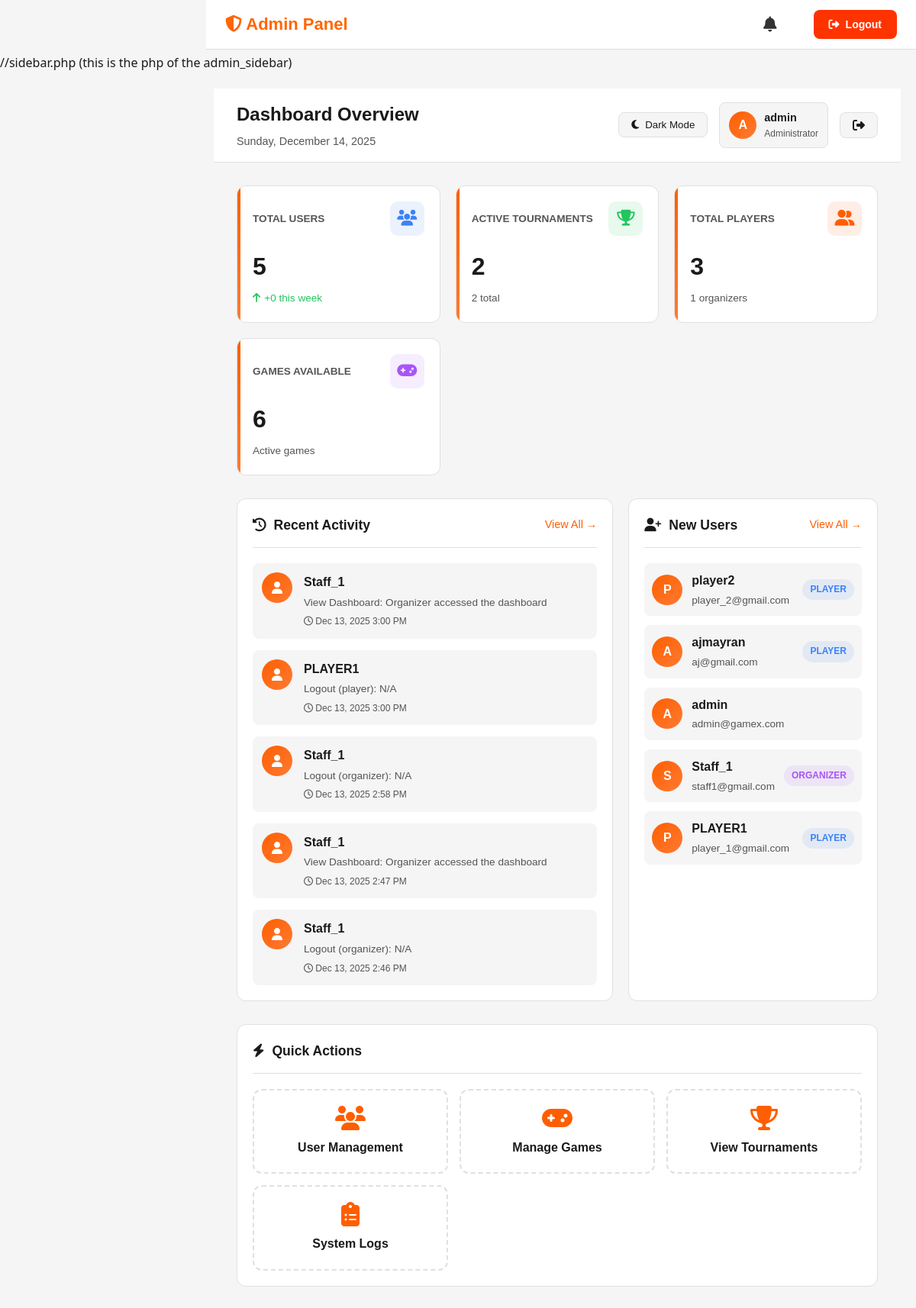
/TOURNAMENT/admin/admin_dashboard.php (signed in), run on an earlier commit of the app's database.
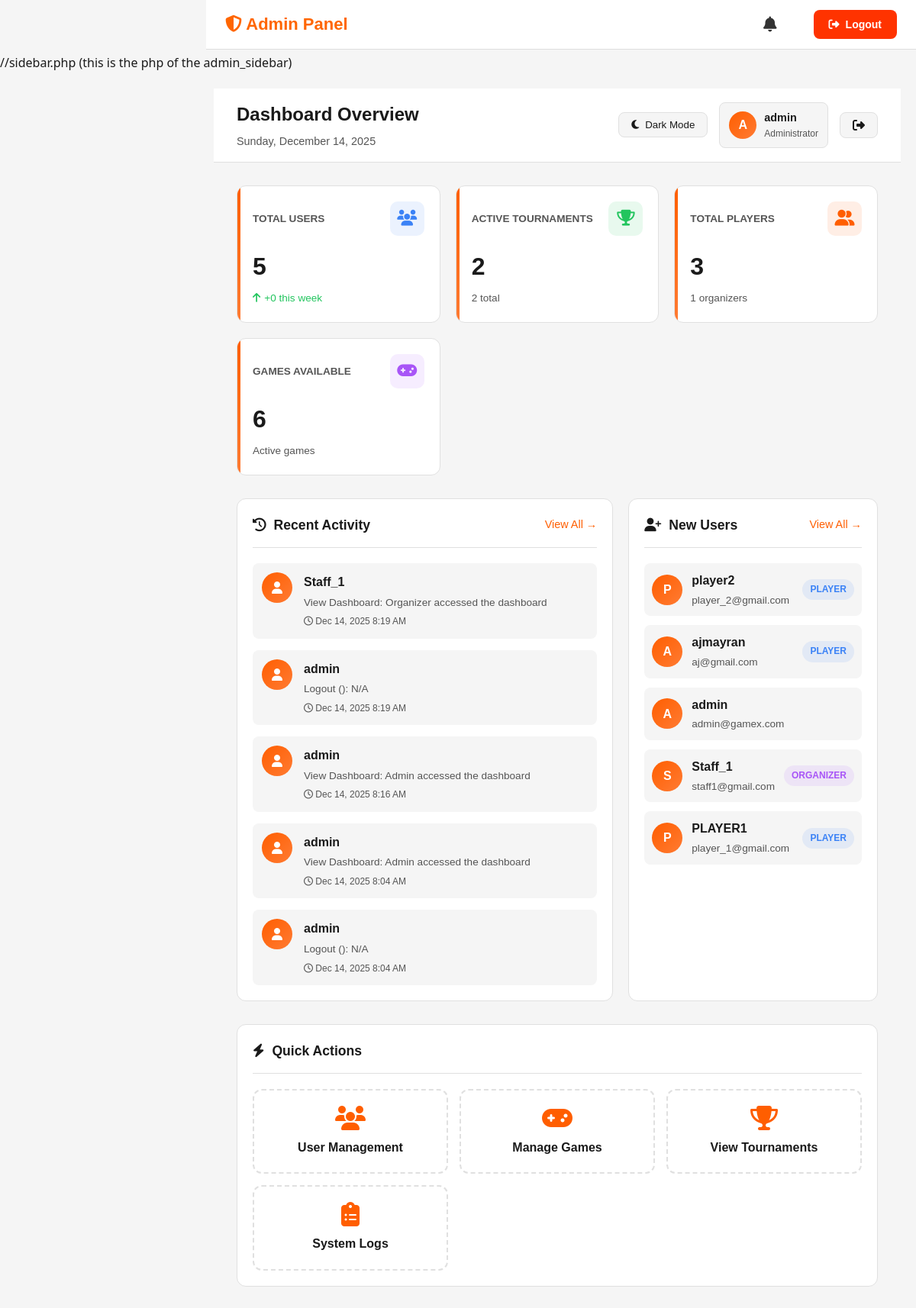
And on a later commit of the database.
### tables this page shows
CREATE TABLE `audit_logs` (
  `id` int(11) NOT NULL,
  `account_id` int(11) DEFAULT NULL,
  `action` varchar(255) DEFAULT NULL,
  `details` text DEFAULT NULL,
  `created_at` timestamp NOT NULL DEFAULT current_timestamp()
);

CREATE TABLE `accounts` (
  `account_id` int(11) NOT NULL,
  `username` varchar(50) NOT NULL,
  `email` varchar(100) NOT NULL,
  `password` varchar(255) NOT NULL,
  `role` enum('organizer','player') DEFAULT NULL,
  `fullname` varchar(100) DEFAULT NULL,
  `team` varchar(100) DEFAULT NULL,
  `age` int(11) DEFAULT NULL,
  `is_admin` tinyint(1) NOT NULL DEFAULT 0,
  `account_status` enum('active','suspended','pending') DEFAULT 'active',
  `created_at` timestamp NOT NULL DEFAULT current_timestamp(),
  `notify_updates` tinyint(1) NOT NULL DEFAULT 1,
  `notify_tournaments` tinyint(1) NOT NULL DEFAULT 1
);

### TOURNAMENT/admin/admin_dashboard.php (the view, shortened to what the changed rows need)
<?php
require_once "../backend/helpers/log_activity.php";
try {
  $recent_activity = [];
  try {
      $stmt = $conn->query("SELECT al.*, a.username FROM audit_logs al
                            JOIN accounts a ON al.account_id = a.account_id
                            ORDER BY al.created_at DESC LIMIT 5");
      $recent_activity = $stmt->fetchAll(PDO::FETCH_ASSOC);
  } catch (PDOException $e) {
  }
  $recent_accounts = $conn->query("SELECT username, email, role, created_at FROM accounts ORDER BY created_at DESC LIMIT 5")->fetchAll(PDO::FETCH_ASSOC);
} catch (PDOException $e) {
  die("Database error: " . htmlspecialchars($e->getMessage()));
}
?>
<!DOCTYPE html>
<html lang="en">
<head>
  <link rel="stylesheet" href="../assets/css/common.css">
  <link rel="stylesheet" href="https://cdnjs.cloudflare.com/ajax/libs/font-awesome/6.4.0/css/all.min.css" />
</head>
<body>
  <body>
<?php include "../includes/admin/admin_header.php"; ?>
<?php include "../includes/admin/sidebar.php"; ?>
  <div class="main-content">
    <div class="top-bar">
      <div class="top-bar-left">
        <h2>Dashboard Overview</h2>
      </div>
    </div>
    <div class="dashboard-content">
      <div class="content-grid">
        <div class="card">
          <div class="activity-list">
            <?php if (count($recent_activity) > 0): ?>
              <?php foreach ($recent_activity as $activity): ?>
                <div class="activity-item">
                  <div class="activity-icon">
                    <i class="fas fa-user"></i>
                  </div>
                  <div class="activity-content">
                    <div class="activity-title"><?= htmlspecialchars($activity['username']) ?></div>
                    <div class="activity-desc"><?= htmlspecialchars($activity['action']) ?>: <?= htmlspecialchars($activity['details'] ?? '') ?></div>
                    <div class="activity-time">
                      <i class="far fa-clock"></i>
                      <?= date('M j, Y g:i A', strtotime($activity['created_at'])) ?>
                    </div>
                  </div>
                </div>
              <?php endforeach; ?>
            <?php endif; ?>
          </div>
        </div>
        <div class="card">
          <div class="users-list">
            <?php foreach ($recent_accounts as $account): ?>
              <div class="user-item">
                <div class="user-item-avatar"><?= strtoupper(substr($account['username'], 0, 1)) ?></div>
                <div class="user-item-info">
                  <div class="user-item-name"><?= htmlspecialchars($account['username']) ?></div>
                  <div class="user-item-email"><?= htmlspecialchars($account['email']) ?></div>
                </div>
                <div class="user-item-badge <?= $account['role'] ?>"><?= $account['role'] ?></div>
              </div>
            <?php endforeach; ?>
          </div>
        </div>
      </div>
    </div>
  </div>
</body>
</html>

What changed in the data, as far as the page shows it:
no longer on this page (row unchanged): audit_logs: account.username "Staff_1", action "View Dashboard", details "Organizer accessed the dashboard", created_at "Dec 13, 2025 3:00 PM"
no longer on this page (row unchanged): audit_logs: account.username "PLAYER1", action "Logout (player)", details "N/A", created_at "Dec 13, 2025 3:00 PM"
no longer on this page (row unchanged): audit_logs: account.username "Staff_1", action "Logout (organizer)", details "N/A", created_at "Dec 13, 2025 2:58 PM"
no longer on this page (row unchanged): audit_logs: account.username "Staff_1", action "View Dashboard", details "Organizer accessed the dashboard", created_at "Dec 13, 2025 2:47 PM"
no longer on this page (row unchanged): audit_logs: account.username "Staff_1", action "Logout (organizer)", details "N/A", created_at "Dec 13, 2025 2:46 PM"
added audit_logs: account.username "Staff_1", action "View Dashboard", details "Organizer accessed the dashboard", created_at "Dec 14, 2025 8:19 AM"
added audit_logs: account.username "admin", action "Logout ()", details "N/A", created_at "Dec 14, 2025 8:19 AM"
added audit_logs: account.username "admin", action "View Dashboard", details "Admin accessed the dashboard", created_at "Dec 14, 2025 8:16 AM"
added audit_logs: account.username "admin", action "View Dashboard", details "Admin accessed the dashboard", created_at "Dec 14, 2025 8:04 AM"
added audit_logs: account.username "admin", action "Logout ()", details "N/A", created_at "Dec 14, 2025 8:04 AM"
